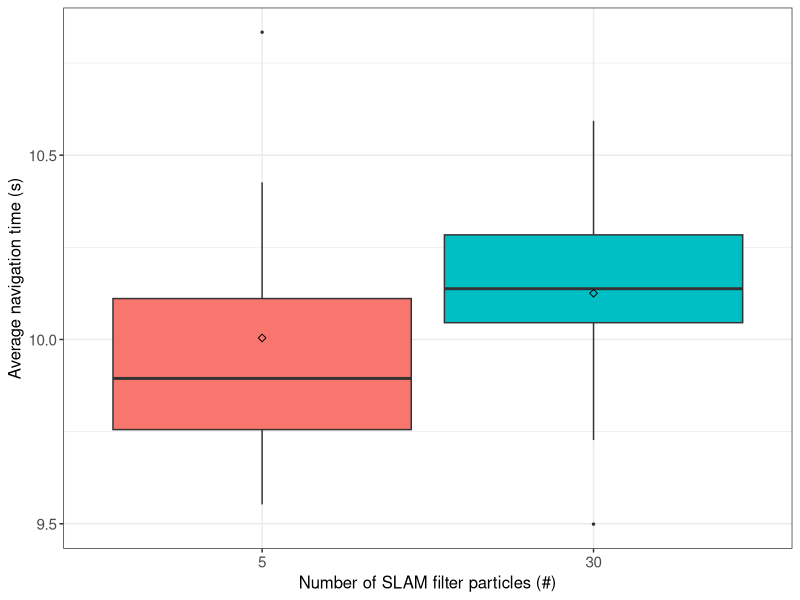
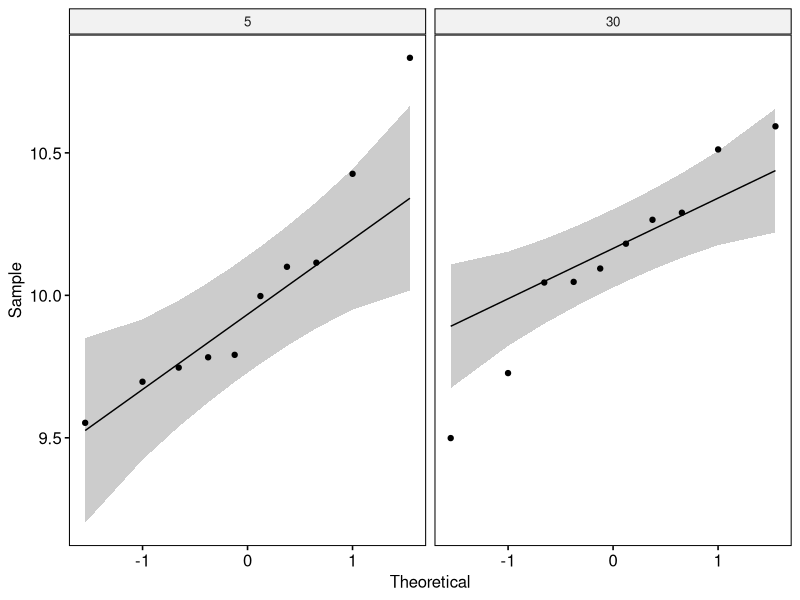

The R script that drew these images, in order:
## ---- chunk 1
if (!require('tidyverse')) install.packages('tidyverse', dependencies = TRUE); library('tidyverse')
if (!require('ggpubr')) install.packages('ggpubr', dependencies = TRUE); library('ggpubr')
if (!require('rstatix')) install.packages('rstatix', dependencies = TRUE); library('rstatix')
if (!require('ggplot2')) install.packages('ggplot2', dependencies = TRUE); library('ggplot2')
## ---- chunk 2
data <- read.csv(file = '../../raw_data/test_particles/run_table.csv')
data$avg_navigation_time <- (data$avg_goal_sending_delay_ms + data$avg_goal_processing_s*1000 + data$avg_nav_result_delay_ms)/1000
data <- subset(data, select = c(X__run_id, particles, avg_navigation_time))
data$particles <- as.factor(data$particles)
data$avg_navigation_time <- as.numeric(data$avg_navigation_time)
## ---- chunk 3
data %>%
  group_by(particles) %>%
  get_summary_stats(avg_navigation_time, type = "mean_sd")
## ---- chunk 4
ggplot(data, aes(x = particles, y = avg_navigation_time, fill = particles)) +
  theme_bw() + 
  geom_boxplot(width = 0.9, outlier.size = 0.5) + 
  stat_summary(fun = mean, color = 'black', geom = 'point', shape = 5, size = 1.5) +
  labs(x = "Number of SLAM filter particles (#)", y = "Average navigation time (s)") +
  theme(legend.position = 'none') +
  theme(
    axis.title.x = element_text(size = 12, family = 'sans'),
    axis.title.y = element_text(size = 12, family = 'sans'),
    axis.text.x = element_text(size = 11, family = 'sans'),
    axis.text.y = element_text(size = 11, family = 'sans')
  )
## ---- chunk 5
data %>% 
  group_by(particles) %>%
  identify_outliers(avg_navigation_time)
## ---- chunk 6
ggqqplot(data, x = "avg_navigation_time", facet.by = "particles")
## ---- chunk 7
data %>%
  group_by(particles) %>%
  shapiro_test(avg_navigation_time)
## ---- chunk 8
data %>%
  t_test(avg_navigation_time ~ particles) %>%
  add_significance()
